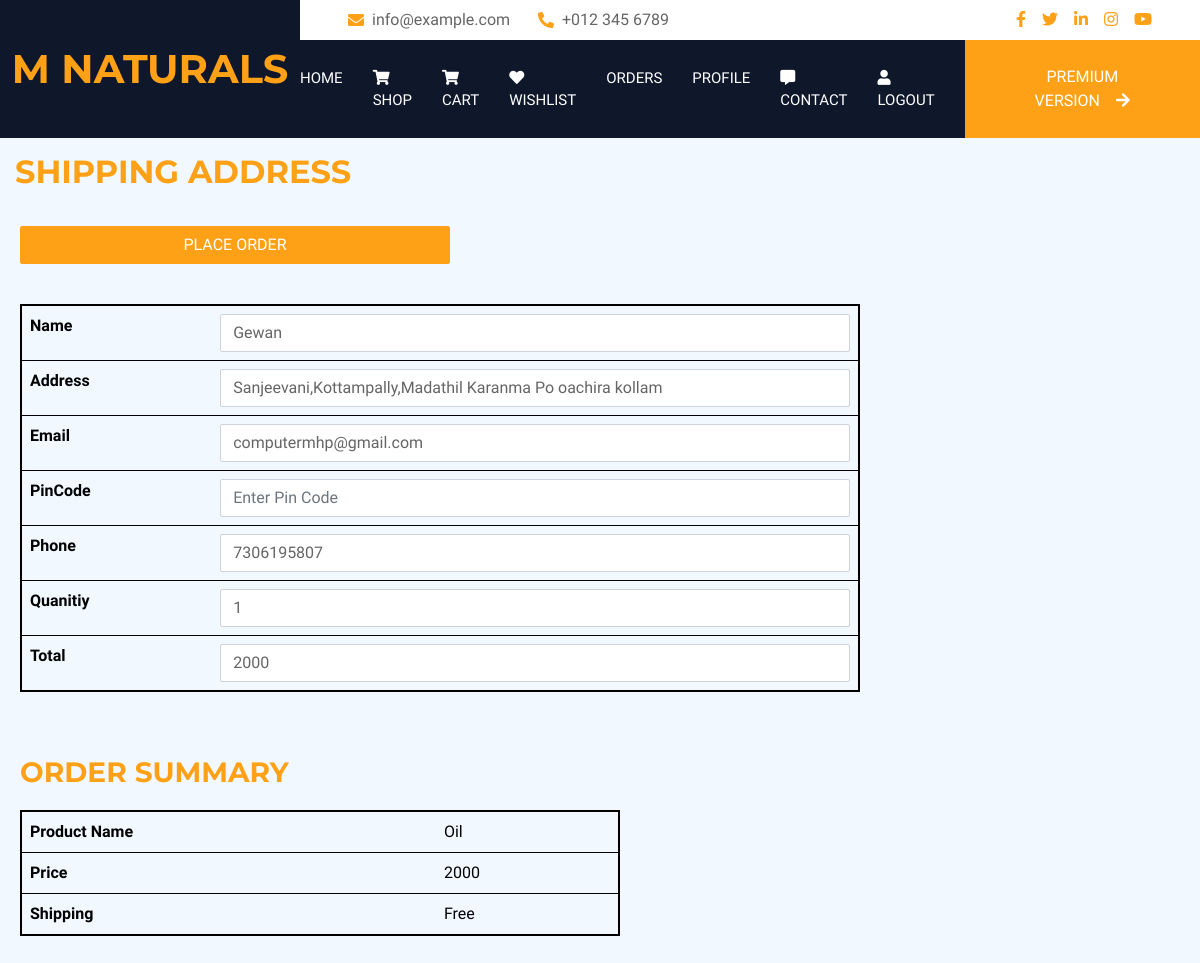
The app's page /add_order/1 (signed in) with its own data.
### mapp/models.py (models this page shows, shortened)
class reg(models.Model):
    name=models.CharField(max_length=20)
    ph_no=models.IntegerField()
    address=models.CharField(max_length=100)
    email=models.EmailField()
    username=models.CharField(max_length=20)
    password=models.CharField(max_length=10)

class product(models.Model):
    pname=models.CharField(max_length=20)
    company_details=models.ForeignKey(company_reg,on_delete=models.CASCADE)
    cost=models.IntegerField()
    stock=models.IntegerField()
    image=models.FileField()
    definition=models.CharField(max_length=500)
    status=models.CharField(max_length=20,default="pending")

### mapp/views.py (the view, shortened to what this page needs)
# urls.py: path('add_order/<int:d>',views.add_order),
def add_order(request,d):
    user_reg = reg.objects.get(username=request.session['user'])
    print(user_reg.username)
    pro = product.objects.get(pk=d)
    print(pro)
    return render(request, 'add_order.html',{'data':pro, 'user_reg':user_reg })

### templates/add_order.html (shortened to what this page needs)
<!DOCTYPE html>
<html lang="en">
<head>
    {% load static %}
    <link href="https://cdnjs.cloudflare.com/ajax/libs/font-awesome/5.10.0/css/all.min.css" rel="stylesheet">
    <link href="https://cdn.jsdelivr.net/npm/bootstrap-icons@1.4.1/font/bootstrap-icons.css" rel="stylesheet">
    <link href="lib/animate/animate.min.css" rel="stylesheet">
    <link href="lib/owlcarousel/assets/owl.carousel.min.css" rel="stylesheet">
    <link href="{% static 'lib/tempusdominus/css/tempusdominus-bootstrap-4.min.css' %}" rel="stylesheet" />
    <link href="{% static 'css/bootstrap.min.css' %}" rel="stylesheet">
    <link href="{% static 'css/style.css' %}" rel="stylesheet">
</head>
<body>
        <div class="container-fluid bg-dark px-0">
            <div class="row gx-0">
                <div class="col-lg-3 bg-dark d-none d-lg-block">
                    <a href="/" class="navbar-brand w-100 h-100 m-0 p-0 d-flex align-items-center justify-content-center">
                        <h1 class="m-0 text-primary text-uppercase">M naturals</h1>
                    </a>
                </div>
                <div class="col-lg-9">
                    <div class="row gx-0 bg-white d-none d-lg-flex">
                        <div class="col-lg-7 px-5 text-start">
                            <div class="h-100 d-inline-flex align-items-center py-2 me-4">
                                <i class="fa fa-envelope text-primary me-2"></i>
                                <p class="mb-0">info@example.com</p>
                            </div>
                            <div class="h-100 d-inline-flex align-items-center py-2">
                                <i class="fa fa-phone-alt text-primary me-2"></i>
                                <p class="mb-0">+012 345 6789</p>
                            </div>
                        </div>
                        <div class="col-lg-5 px-5 text-end">
                            <div class="d-inline-flex align-items-center py-2">
                                <a class="me-3" href=""><i class="fab fa-facebook-f"></i></a>
                                <a class="me-3" href=""><i class="fab fa-twitter"></i></a>
                                <a class="me-3" href=""><i class="fab fa-linkedin-in"></i></a>
                                <a class="me-3" href=""><i class="fab fa-instagram"></i></a>
                                <a class="" href=""><i class="fab fa-youtube"></i></a>
                            </div>
                        </div>
                    </div>
                    <nav class="navbar navbar-expand-lg bg-dark navbar-dark p-3 p-lg-0">
                       <div class="collapse navbar-collapse justify-content-between" id="navbarCollapse">
                            <div class="navbar-nav mr-auto py-0">
                                <a href="../userlogin" class="nav-item nav-link">Home</a>
                                <a href="../usershop" class="nav-item nav-link"><i class="fas fa-shopping-cart"aria-hidden="true"></i> Shop</a>
                                <a href="../usercart" class="nav-item nav-link"><i class="fas fa-shopping-cart"></i> Cart</a>
                                <a href="../userwishlist" class="nav-item nav-link"><i class="fas fa-heart"></i> Wishlist</a>
                                <a href="../bookingdetails" class="nav-item nav-link">ORDERS</a>
                                <a href="../userprofile" class="nav-item nav-link">Profile</a>
                                <a href="../usercondact" class="nav-item nav-link"><i class="fas fa-comment-alt" aria-hidden="true"></i> contact</a>
                                <a href="../logout" class="nav-item nav-link"><i class="fa fa-user" aria-hidden="true"></i> Logout</a>
                            </div>
                            <a href="https://htmlcodex.com/hotel-html-template-pro" class="btn btn-primary rounded-0 py-4 px-md-5 d-none d-lg-block">Premium Version<i class="fa fa-arrow-right ms-3"></i></a>
                        </div>
                    </nav>
                </div>
            </div>
        </div>
<div>
<h2 class="text-primary" style="margin: 15px;"> SHIPPING ADDRESS</h2>
                         <table class="table table-light table-hover" style=" margin: 20px; width: 70%; border: 2px solid black;">
							<form  action="" method="POST">
                                <tr>
                                    <th><div class="form-group"><label class="control-label col-sm-2">Name</label></div></th>
                                    <td><div class="form-group"><input type="text" value="{{user_reg.name}}" class="form-control"   name="name" placeholder="Enter Name"></div></td>
                                </tr>
                                <tr>
                                    <th><div class="form-group"><label class="control-label col-sm-2" >Address</label></div></th>
                                    <td><div class="form-group"><input type="text" class="form-control" value="{{user_reg.address}}" name="address"  value=""  placeholder="Enter Address"></div></td>
                                </tr>
                                <tr>
                                    <th><div class="form-group"><label class="control-label col-sm-2">Email</label></div></th>
                                    <td><div class="form-group"><input type="text" class="form-control" value="{{user_reg.email}}" name="email" placeholder="Enter Email"></div></td>
                                </tr>
                                <tr>
                                    <th><div class="form-group"><label class="control-label col-sm-2">PinCode</label></div></th>
                                    <td><div class="form-group"><input type="text" class="form-control" name="zip_code" placeholder="Enter Pin Code"></div></td>
                                 <tr>
                                    <th><div class="form-group"><label class="control-label col-sm-2">Phone</label></div></th>
                                    <td><div class="form-group"><input type="text" class="form-control" pattern="[0-9]{10,10}" name="phone" value="{{user_reg.ph_no}}" placeholder="A valid phone number contains 10 digits"></div></td>
                                </tr>
                                 <tr>
                                     <th class="th-dark">Quanitiy</th>
                                     <td><div class="form-group"><input type="text" class="form-control"  name="quantity" value="1" placeholder="quanitity"></div></td>
                                 </tr>
                                <tr>
                                    <th class="th-dark">Total</th>
                                    <td><div class="form-group"><input type="text" class="form-control"  name="total_price" value="{{data.cost}}" placeholder="Total"></div></td>
                                </tr>
                                 <div>
                                     <a href="payment/{{i.pk}}/{{i.pk}}/{{i.pk}}"><button type="submit" style="margin: 20px;width:430px;" class="btn btn-primary">Place order</button></a>
                                 </div>
                            </form>
                         </table>
</div>
<div>
                          <div  class="col-md-5 order-details">
							<br><h3  class="text-primary">ORDER SUMMARY</h3>
                          </div>
                <table  class="table table-light table-hover" style="width: 50%; border: 2px solid black;">
                    <tr>
                        <th class="th-dark">Product Name</th>
                        <td><div><label>{{data.pname}}</label></div></td>
                    </tr>
                    <tr>
                        <th class="th-dark">Price</th>
                        <div><td><label>{{data.cost}}</label></td></div>
                    </tr>
                     <tr>
                        <th class="th-dark">Shipping</th>
                        <div><td><label>Free</label></td></div>
                    </tr>
                </table>
</div>
                <br>
                <br>
                <br>
</body>
</html>

### static/css/style.css (style rules this page uses)
:root { --primary: #FEA116; --light: #F1F8FF; --dark: #0F172B; }
.btn { font-weight: 500; text-transform: uppercase; transition: .5s; }
.btn.btn-primary, .btn.btn-secondary { color: #FFFFFF; }
.navbar-dark .navbar-nav .nav-link { margin-right: 30px; padding: 25px 0; color: #FFFFFF; font-size: 15px; text-transform: uppercase; outline: none; }

### templates/add_order.html (style rules this page uses)
table { margin: 20px; }
h3 { margin: 20px; }

### records on screen
reg: name "Gewan", address "Sanjeevani,Kottampally,Madathil Karanma Po oachira kollam", email "computermhp@gmail.com", phone "7306195807"
product: total_price "2000", pname "Oil", cost "2000"
